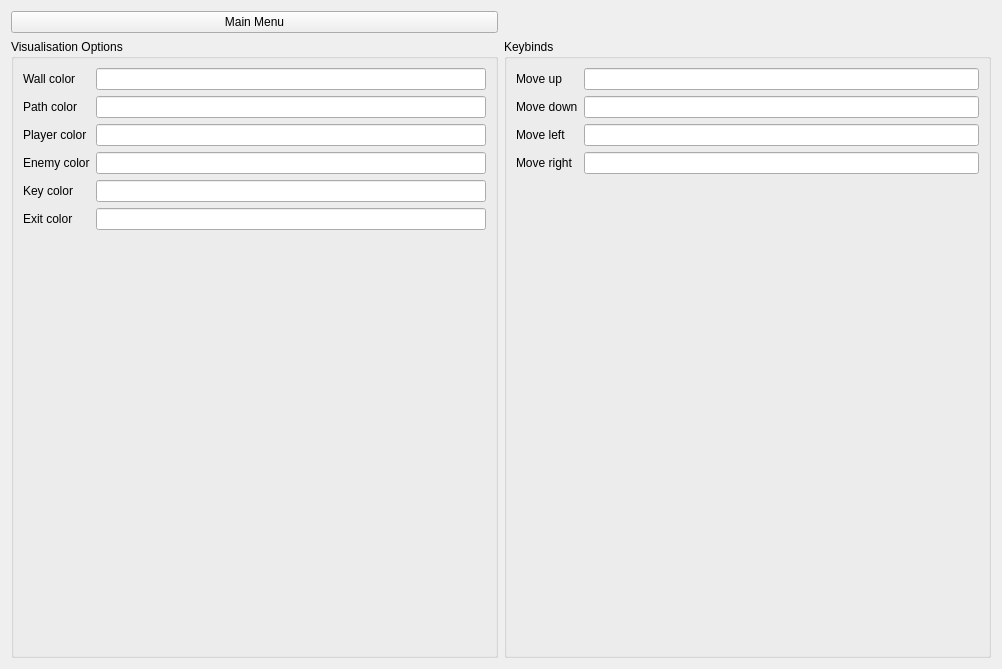
<?xml version="1.0" encoding="UTF-8"?>
<ui version="4.0">
 <class>OptionsScreen</class>
 <widget class="QWidget" name="OptionsScreen">
  <property name="geometry">
   <rect>
    <x>0</x>
    <y>0</y>
    <width>1002</width>
    <height>669</height>
   </rect>
  </property>
  <property name="windowTitle">
   <string>Form</string>
  </property>
  <layout class="QGridLayout" name="gridLayout_2">
   <item row="1" column="0">
    <widget class="QGroupBox" name="VisualisationOptionsBox">
     <property name="title">
      <string>Visualisation Options</string>
     </property>
     <property name="flat">
      <bool>false</bool>
     </property>
     <property name="checkable">
      <bool>false</bool>
     </property>
     <property name="checked">
      <bool>false</bool>
     </property>
     <layout class="QFormLayout" name="formLayout_3">
      <property name="fieldGrowthPolicy">
       <enum>QFormLayout::AllNonFixedFieldsGrow</enum>
      </property>
      <item row="0" column="0">
       <widget class="QLabel" name="wallColorLabel">
        <property name="text">
         <string>Wall color</string>
        </property>
       </widget>
      </item>
      <item row="0" column="1">
       <widget class="QLineEdit" name="wallColorLineEdit"/>
      </item>
      <item row="1" column="0">
       <widget class="QLabel" name="pathColorLabel">
        <property name="text">
         <string>Path color</string>
        </property>
       </widget>
      </item>
      <item row="1" column="1">
       <widget class="QLineEdit" name="pathColorLineEdit"/>
      </item>
      <item row="2" column="0">
       <widget class="QLabel" name="playerColorLabel">
        <property name="text">
         <string>Player color</string>
        </property>
       </widget>
      </item>
      <item row="2" column="1">
       <widget class="QLineEdit" name="playerColorLineEdit"/>
      </item>
      <item row="3" column="0">
       <widget class="QLabel" name="enemyColorLabel">
        <property name="text">
         <string>Enemy color</string>
        </property>
       </widget>
      </item>
      <item row="3" column="1">
       <widget class="QLineEdit" name="enemyColorLineEdit"/>
      </item>
      <item row="4" column="0">
       <widget class="QLabel" name="keyColorLabel">
        <property name="text">
         <string>Key color</string>
        </property>
       </widget>
      </item>
      <item row="4" column="1">
       <widget class="QLineEdit" name="keyColorLineEdit"/>
      </item>
      <item row="5" column="0">
       <widget class="QLabel" name="exitColorLabel">
        <property name="text">
         <string>Exit color</string>
        </property>
       </widget>
      </item>
      <item row="5" column="1">
       <widget class="QLineEdit" name="exitColorLineEdit"/>
      </item>
     </layout>
    </widget>
   </item>
   <item row="1" column="1">
    <widget class="QGroupBox" name="KeybindsBox">
     <property name="title">
      <string>Keybinds</string>
     </property>
     <layout class="QFormLayout" name="formLayout_4">
      <property name="fieldGrowthPolicy">
       <enum>QFormLayout::AllNonFixedFieldsGrow</enum>
      </property>
      <item row="0" column="0">
       <widget class="QLabel" name="moveUpLabel">
        <property name="text">
         <string>Move up</string>
        </property>
       </widget>
      </item>
      <item row="0" column="1">
       <widget class="QLineEdit" name="moveUpLineEdit"/>
      </item>
      <item row="1" column="0">
       <widget class="QLabel" name="moveDownLabel">
        <property name="text">
         <string>Move down</string>
        </property>
       </widget>
      </item>
      <item row="1" column="1">
       <widget class="QLineEdit" name="moveDownLineEdit"/>
      </item>
      <item row="2" column="0">
       <widget class="QLabel" name="moveLeftLabel">
        <property name="text">
         <string>Move left</string>
        </property>
       </widget>
      </item>
      <item row="2" column="1">
       <widget class="QLineEdit" name="moveLeftLineEdit"/>
      </item>
      <item row="3" column="0">
       <widget class="QLabel" name="moveRightLabel">
        <property name="text">
         <string>Move right</string>
        </property>
       </widget>
      </item>
      <item row="3" column="1">
       <widget class="QLineEdit" name="moveRightLineEdit"/>
      </item>
     </layout>
    </widget>
   </item>
   <item row="0" column="0">
    <widget class="QPushButton" name="mainMenuButton_optionsScreen">
     <property name="text">
      <string>Main Menu</string>
     </property>
    </widget>
   </item>
  </layout>
 </widget>
 <resources/>
 <connections/>
</ui>
